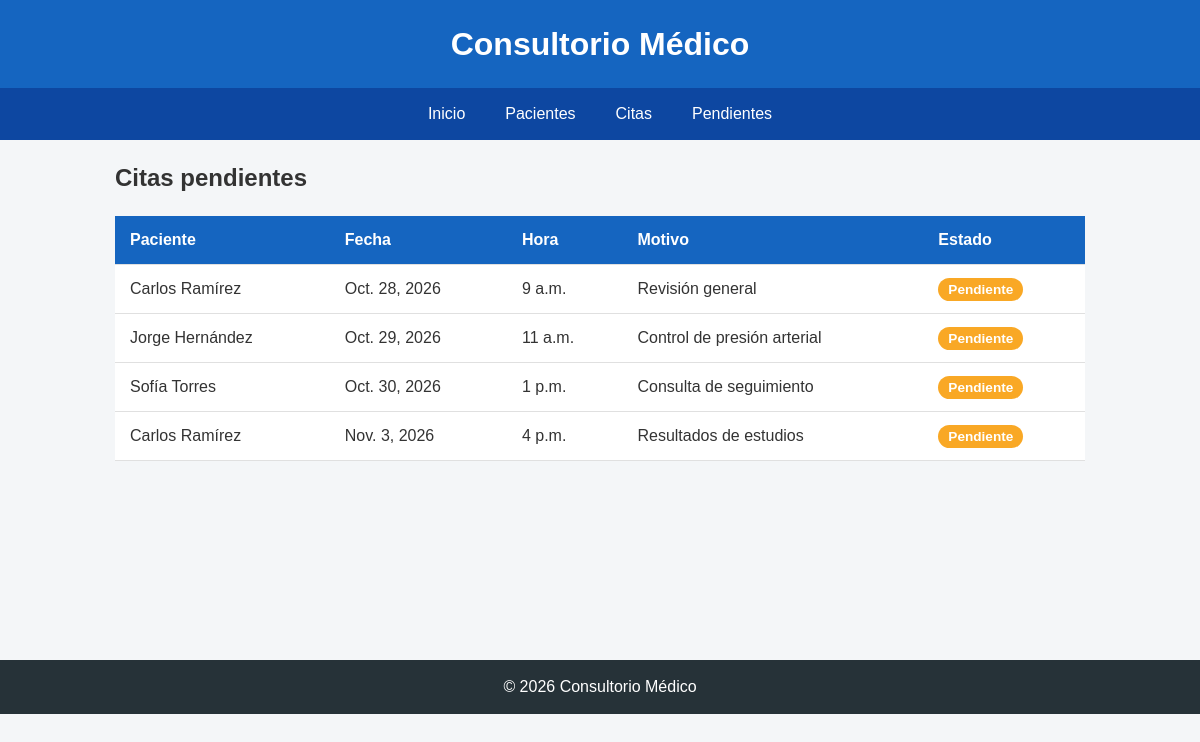
Before: /citas/pendientes/ with the older database file.
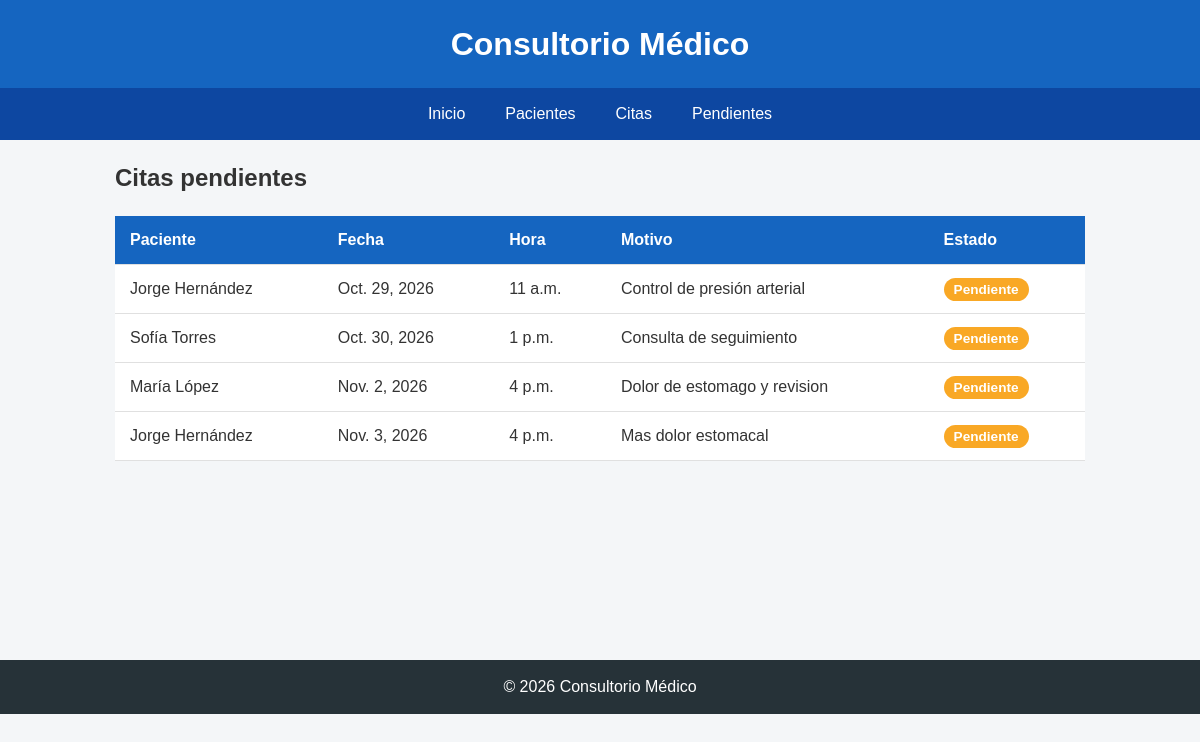
After: the same page with the newer database file.
### citas/models.py (models this page shows, shortened)
class Cita(models.Model):
    ESTADOS = [
        ('Pendiente', 'Pendiente'),
        ('Confirmada', 'Confirmada'),
        ('Cancelada', 'Cancelada'),
    ]
    paciente = models.ForeignKey(Paciente, on_delete=models.CASCADE)
    fecha = models.DateField()
    hora = models.TimeField()
    motivo = models.CharField(max_length=200)
    estado = models.CharField(max_length=20, choices=ESTADOS, default='Pendiente')

class Paciente(models.Model):
    nombre = models.CharField(max_length=100)
    apellido = models.CharField(max_length=100)
    edad = models.IntegerField()
    telefono = models.CharField(max_length=20)
    correo = models.EmailField()
    def __str__(self):
        return f"{self.nombre} {self.apellido}"

### citas/views.py (the view)
# urls.py: path('citas/pendientes/', views.citas_pendientes, name='citas_pendientes'),
def citas_pendientes(request):
    citas = Cita.objects.select_related('paciente').filter(estado='Pendiente').order_by('fecha', 'hora')
    return render(request, 'citas/citas_pendientes.html', {'citas': citas})

### citas/templates/citas/citas_pendientes.html (shortened to what this page needs)
{% extends 'citas/base.html' %}
{% block contenido %}
    <h2>Citas pendientes</h2>
    <div class="tabla-contenedor">
        <table>
            <thead>
                <tr>
                    <th>Paciente</th>
                    <th>Fecha</th>
                    <th>Hora</th>
                    <th>Motivo</th>
                    <th>Estado</th>
                </tr>
            </thead>
            <tbody>
                {% for cita in citas %}
                <tr>
                    <td>{{ cita.paciente }}</td>
                    <td>{{ cita.fecha }}</td>
                    <td>{{ cita.hora }}</td>
                    <td>{{ cita.motivo }}</td>
                    <td><span class="estado {{ cita.estado|lower }}">{{ cita.estado }}</span></td>
                </tr>
                {% empty %}
                <tr>
                    <td colspan="5">No hay citas pendientes.</td>
                </tr>
                {% endfor %}
            </tbody>
        </table>
    </div>
{% endblock %}

Changed rows visible on the page:
removed Cita: paciente "Carlos Ramírez", fecha "Oct. 28, 2026", hora "9 a.m.", motivo "Revisión general", estado "Pendiente"
no longer on this page (row edited): Cita: paciente "Carlos Ramírez", fecha "Nov. 3, 2026", hora "4 p.m.", motivo "Resultados de estudios", estado "Pendiente"
added Cita: paciente "María López", fecha "Nov. 2, 2026", hora "4 p.m.", motivo "Dolor de estomago y revision", estado "Pendiente"
added Cita: paciente "Jorge Hernández", fecha "Nov. 3, 2026", hora "4 p.m.", motivo "Mas dolor estomacal", estado "Pendiente"
